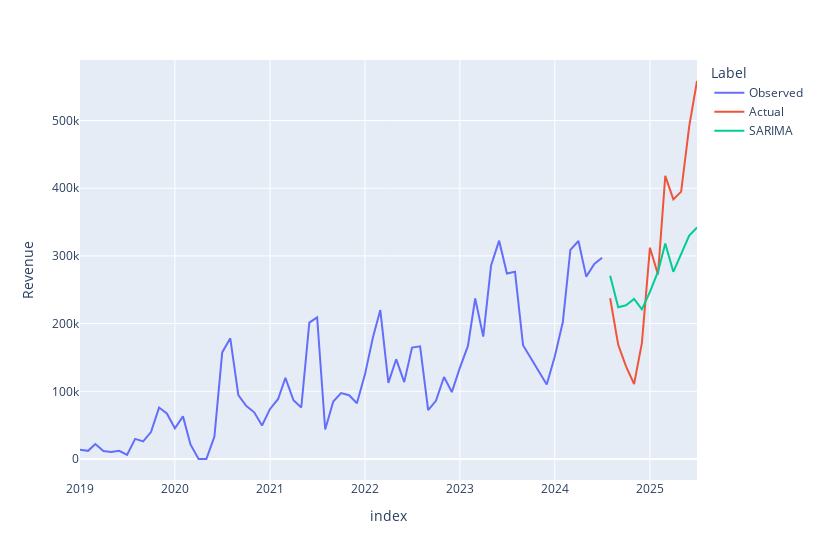

Write notebook code for a chart like this one.
### Code cell
px.line(pd.concat((train,test, sarima)), y="Revenue", color="Label", width=820)
